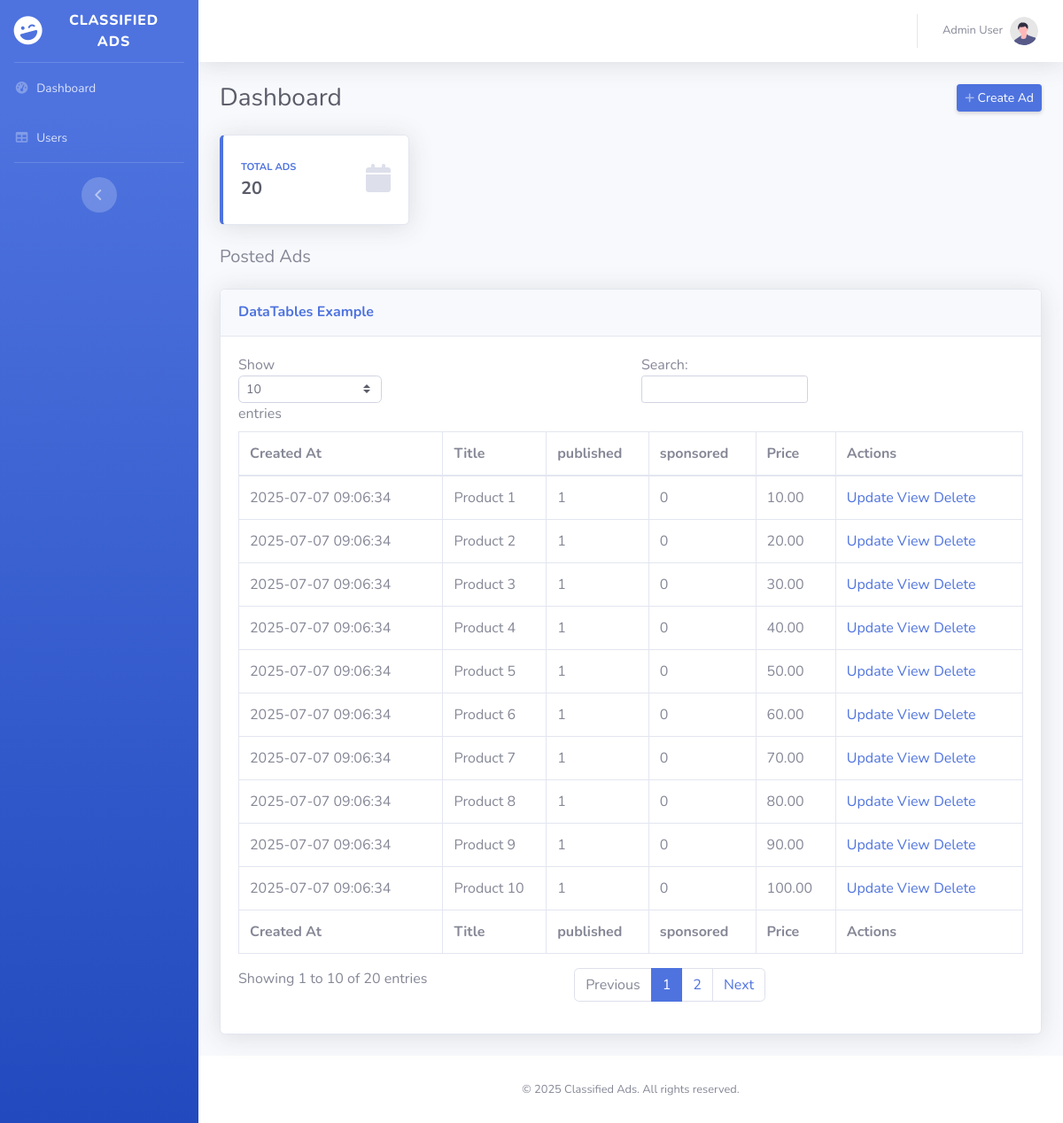
Screenshot of /views/users/me.php (signed in) with the database file from the repository.
### tables this page shows
CREATE TABLE IF NOT EXISTS ads (
                                   id INT AUTO_INCREMENT PRIMARY KEY,
                                   title VARCHAR(100) NOT NULL,
    description VARCHAR(100) NOT NULL,
    price VARCHAR(100) NOT NULL,
    image VARCHAR(250),
    published BOOLEAN,
    sponsored BOOLEAN,
    contact_location VARCHAR(100) NOT NULL UNIQUE,
    contact_email VARCHAR(100) NOT NULL,
    user VARCHAR(100) NOT NULL,
    category VARCHAR(100) NOT NULL,
    created_at TIMESTAMP DEFAULT CURRENT_TIMESTAMP,
    update_at TIMESTAMP DEFAULT CURRENT_TIMESTAMP
    );

### service/AdService.php (called while the page is built, shortened)
<?php
require_once __DIR__ . "./../database/database.php";
function findAllAdsByUser($user)
{
    global $db_conn;
    $stmt = mysqli_prepare($db_conn, "SELECT * FROM ads WHERE user = ?");
    mysqli_stmt_bind_param($stmt, "i", $user);
    mysqli_stmt_execute($stmt);
    $result = mysqli_stmt_get_result($stmt);
    $ads = [];
    while ($row = mysqli_fetch_assoc($result)) {
        $ads[] = $row;
    }
    return $ads;
}

### views/users/me.php (the view, shortened to what this page needs)
<?php
$user = $_SESSION['user'] ?? '';
require_once __DIR__ . "./../../service/AdService.php";
$me_ads = findAllAdsByUser($user['id']);
?>
<?php require_once __DIR__ . './../../templates/header.php'; ?>
<body id="page-top">
    <div id="wrapper">
        <?php require_once __DIR__ . './../../templates/sidebar.php'; ?>
        <div id="content-wrapper" class="d-flex flex-column">
            <div id="content">
                <?php require_once __DIR__ . './../../templates/topbar.php'; ?>
                <div class="container-fluid">
                    <div class="d-sm-flex align-items-center justify-content-between mb-4">
                        <h1 class="h3 mb-0 text-gray-800">Dashboard</h1>
                        <a href="create_ad.php" class="d-none d-sm-inline-block btn btn-sm btn-primary shadow-sm"> Create Ad</a>
                    </div>
                    <div class="row">
                        <div class="col-xl-3 col-md-6 mb-4">
                            <div class="card border-left-primary shadow h-100 py-2">
                                <div class="card-body">
                                    <div class="row no-gutters align-items-center">
                                        <div class="col mr-2">
                                            <div class="text-xs font-weight-bold text-primary text-uppercase mb-1">
                                                Total Ads</div>
                                            <div class="h5 mb-0 font-weight-bold text-gray-800"><?= count($me_ads) ?></div>
                                        </div>
                                        <div class="col-auto">
                                            <i class="fas fa-calendar fa-2x text-gray-300"></i>
                                        </div>
                                    </div>
                                </div>
                            </div>
                        </div>
                    </div>
                    <h1 class="h5 mb-4 text-gray-600">Posted Ads</h1>
                    <div class="card shadow mb-4">
                        <div class="card-header py-3">
                            <h6 class="m-0 font-weight-bold text-primary">DataTables Example</h6>
                        </div>
                        <div class="card-body">
                            <div class="table-responsive">
                                <table class="table table-bordered" id="dataTable" width="100%" cellspacing="0">
                                    <thead>
                                        <tr>
                                            <th>Created At</th>
                                            <th>Title</th>
                                            <th>published</th>
                                            <th>sponsored</th>
                                            <th>Price</th>
                                            <th>Actions</th>
                                        </tr>
                                    </thead>
                                    <tfoot>
                                        <tr>
                                            <th>Created At</th>
                                            <th>Title</th>
                                            <th>published</th>
                                            <th>sponsored</th>
                                            <th>Price</th>
                                            <th>Actions</th>
                                        </tr>
                                    </tfoot>
                                    <tbody>
                                        <?php foreach ($me_ads as $ad): ?>
                                            <tr>
                                                <td><?= htmlspecialchars($ad['created_at']) ?></td>
                                                <td><?= htmlspecialchars($ad['title']) ?></td>
                                                <td><?= htmlspecialchars($ad['published']) ?></td>
                                                <td><?= htmlspecialchars($ad['sponsored']) ?></td>
                                                <td><?= htmlspecialchars($ad['price']) ?></td>
                                                <td>
                                                    <a href="/classified-ads/views/users/update_ad.php?id=<?= htmlspecialchars($ad['id'])?>">Update</a>
                                                    <a href="/classified-ads/views/users/view_ad.php?id=<?= htmlspecialchars($ad['id'])?>">View</a>
                                                    <a href="/classified-ads/views/users/delete_ad.php?id=<?= htmlspecialchars($ad['id'])?>">Delete</a>
                                                </td>
                                            </tr>
                                        <?php endforeach; ?>
                                    </tbody>
                                </table>
                            </div>
                        </div>
                    </div>
                </div>
            </div>
            <?php require_once __DIR__ . './../../templates/footer.php'; ?>

### templates/header.php (shortened to what this page needs)
<!DOCTYPE html>
<html lang="en">
<head>
  <link href="../assets/vendor/fontawesome-free/css/all.min.css" rel="stylesheet" type="text/css">
  <link href="https://cdnjs.cloudflare.com/ajax/libs/font-awesome/6.0.0/css/all.min.css" rel="stylesheet">
  <link href="../assets/css/sb-admin-2.min.css" rel="stylesheet">
</head>
<body id="page-top">

### templates/sidebar.php
<?php
$user = $_SESSION['user'] ?? '';
?>
<ul class="navbar-nav bg-gradient-primary sidebar sidebar-dark accordion" id="accordionSidebar">
    <a class="sidebar-brand d-flex align-items-center justify-content-center" href="/classified-ads/views/index.php">
        <div class="sidebar-brand-icon rotate-n-15">
            <i class="fas fa-laugh-wink"></i>
        </div>
        <div class="sidebar-brand-text mx-3">Classified Ads</div>
    </a>
    <hr class="sidebar-divider my-0">
    <li class="nav-item">
        <a class="nav-link" href="/classified-ads/views/users/me.php">
            <i class="fas fa-fw fa-tachometer-alt"></i>
            <span>Dashboard</span></a>
    </li>
    <?php if ($user && $user['role'] === 'admin'): ?>
        <li class="nav-item">
            <a class="nav-link" href="/classified-ads/views/users/index.php">
                <i class="fas fa-fw fa-table"></i>
                <span>Users</span>
            </a>
        </li>
    <?php endif; ?>
    <hr class="sidebar-divider d-none d-md-block">
    <div class="text-center d-none d-md-inline">
        <button class="rounded-circle border-0" id="sidebarToggle"></button>
    </div>
</ul>

### templates/topbar.php (shortened to what this page needs)
<?php
$user = $_SESSION['user'] ?? '';
?>
<nav class="navbar navbar-expand navbar-light bg-white topbar mb-4 static-top shadow">
    <ul class="navbar-nav ml-auto">
        <li class="nav-item dropdown no-arrow">
            <a class="nav-link dropdown-toggle" href="#" id="userDropdown" role="button"
                data-toggle="dropdown" aria-haspopup="true" aria-expanded="false">
                <?php if ($user): ?>
                    <span class="mr-2 d-none d-lg-inline text-gray-600 small"><?= htmlspecialchars($user['firstname']) ?> <?= htmlspecialchars($user['lastname']) ?></span>
                <?php endif; ?>
                <img class="img-profile rounded-circle"
                    src="../assets/img/undraw_profile.svg">
            </a>
        </li>
    </ul>
</nav>

### templates/footer.php (shortened to what this page needs)
            <footer class="sticky-footer bg-white">
                <div class="container my-auto">
                    <div class="copyright text-center my-auto">
                        <span>&copy; <?= date('Y') ?> Classified Ads. All rights reserved.</span>
                    </div>
                </div>
            </footer>
        </div>
    </div>
</body>
</html>

### rows the page displays
ads: created_at "2025-07-07 09:06:34", title "Product 1", published "1", sponsored "0", price "10.00"
ads: created_at "2025-07-07 09:06:34", title "Product 2", published "1", sponsored "0", price "20.00"
ads: created_at "2025-07-07 09:06:34", title "Product 3", published "1", sponsored "0", price "30.00"
ads: created_at "2025-07-07 09:06:34", title "Product 4", published "1", sponsored "0", price "40.00"
ads: created_at "2025-07-07 09:06:34", title "Product 5", published "1", sponsored "0", price "50.00"
ads: created_at "2025-07-07 09:06:34", title "Product 6", published "1", sponsored "0", price "60.00"
ads: created_at "2025-07-07 09:06:34", title "Product 7", published "1", sponsored "0", price "70.00"
ads: created_at "2025-07-07 09:06:34", title "Product 8", published "1", sponsored "0", price "80.00"
ads: created_at "2025-07-07 09:06:34", title "Product 9", published "1", sponsored "0", price "90.00"
ads: created_at "2025-07-07 09:06:34", title "Product 10", published "1", sponsored "0", price "100.00"

### other values shown
$user['firstname'] "Admin"
$user['lastname'] "User"
count($me_ads) "20"
